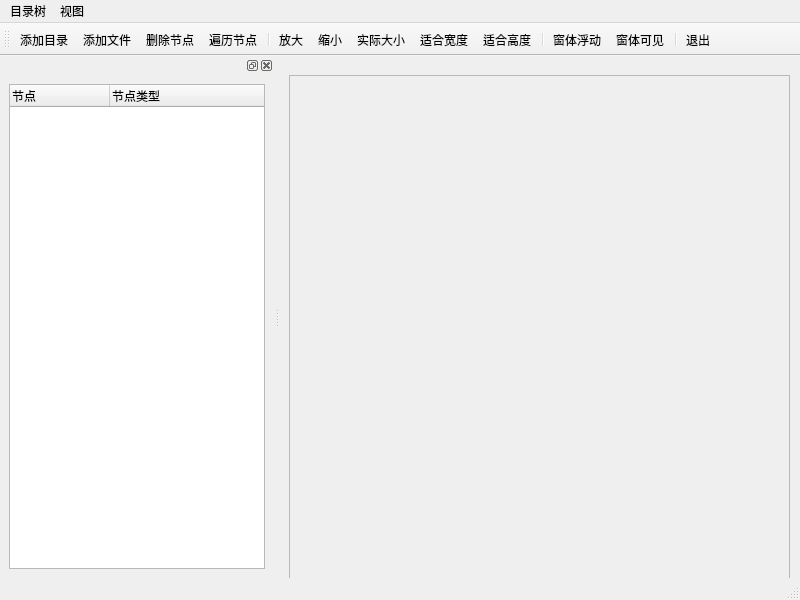
<?xml version="1.0" encoding="UTF-8"?>
<ui version="4.0">
 <class>MainWindow</class>
 <widget class="QMainWindow" name="MainWindow">
  <property name="geometry">
   <rect>
    <x>0</x>
    <y>0</y>
    <width>800</width>
    <height>600</height>
   </rect>
  </property>
  <property name="windowTitle">
   <string>MainWindow</string>
  </property>
  <widget class="QWidget" name="centralwidget">
   <widget class="QScrollArea" name="scrollArea">
    <property name="geometry">
     <rect>
      <x>9</x>
      <y>19</y>
      <width>501</width>
      <height>511</height>
     </rect>
    </property>
    <property name="widgetResizable">
     <bool>true</bool>
    </property>
    <widget class="QWidget" name="scrollAreaWidgetContents">
     <property name="geometry">
      <rect>
       <x>0</x>
       <y>0</y>
       <width>499</width>
       <height>509</height>
      </rect>
     </property>
     <layout class="QVBoxLayout" name="verticalLayout_2">
      <item>
       <widget class="QLabel" name="label">
        <property name="text">
         <string/>
        </property>
       </widget>
      </item>
     </layout>
    </widget>
   </widget>
  </widget>
  <widget class="QMenuBar" name="menubar">
   <property name="geometry">
    <rect>
     <x>0</x>
     <y>0</y>
     <width>800</width>
     <height>24</height>
    </rect>
   </property>
   <widget class="QMenu" name="menu">
    <property name="title">
     <string>目录树</string>
    </property>
   </widget>
   <widget class="QMenu" name="menu_2">
    <property name="title">
     <string>视图</string>
    </property>
   </widget>
   <addaction name="menu"/>
   <addaction name="menu_2"/>
  </widget>
  <widget class="QStatusBar" name="statusbar"/>
  <widget class="QToolBar" name="toolBar">
   <property name="windowTitle">
    <string>toolBar</string>
   </property>
   <attribute name="toolBarArea">
    <enum>TopToolBarArea</enum>
   </attribute>
   <attribute name="toolBarBreak">
    <bool>false</bool>
   </attribute>
   <addaction name="actionAddFolder"/>
   <addaction name="actionAddFiles"/>
   <addaction name="actionDeleteItem"/>
   <addaction name="actionScanItems"/>
   <addaction name="separator"/>
   <addaction name="actionZoomIn"/>
   <addaction name="actionZoomOut"/>
   <addaction name="actionZoomRealSize"/>
   <addaction name="actionFitWidth"/>
   <addaction name="actionFitHeight"/>
   <addaction name="separator"/>
   <addaction name="actionFloat"/>
   <addaction name="actionDockVisible"/>
   <addaction name="separator"/>
   <addaction name="actionExit"/>
  </widget>
  <widget class="QDockWidget" name="dockWidget">
   <property name="minimumSize">
    <size>
     <width>98</width>
     <height>120</height>
    </size>
   </property>
   <property name="allowedAreas">
    <set>Qt::LeftDockWidgetArea|Qt::RightDockWidgetArea</set>
   </property>
   <attribute name="dockWidgetArea">
    <number>1</number>
   </attribute>
   <widget class="QWidget" name="dockWidgetContents">
    <layout class="QVBoxLayout" name="verticalLayout">
     <item>
      <widget class="QTreeWidget" name="treeWidget">
       <column>
        <property name="text">
         <string>节点</string>
        </property>
       </column>
       <column>
        <property name="text">
         <string>节点类型</string>
        </property>
       </column>
      </widget>
     </item>
    </layout>
   </widget>
  </widget>
  <action name="actionAddFolder">
   <property name="text">
    <string>添加目录</string>
   </property>
   <property name="toolTip">
    <string>添加目录</string>
   </property>
   <property name="shortcut">
    <string>Ctrl+F</string>
   </property>
  </action>
  <action name="actionAddFiles">
   <property name="text">
    <string>添加文件</string>
   </property>
   <property name="toolTip">
    <string>添加文件</string>
   </property>
   <property name="shortcut">
    <string>Ctrl+N</string>
   </property>
  </action>
  <action name="actionZoomIn">
   <property name="text">
    <string>放大</string>
   </property>
   <property name="toolTip">
    <string>放大图片</string>
   </property>
   <property name="shortcut">
    <string>Ctrl+I</string>
   </property>
  </action>
  <action name="actionZoomOut">
   <property name="text">
    <string>缩小</string>
   </property>
   <property name="toolTip">
    <string>缩小图片</string>
   </property>
   <property name="shortcut">
    <string>Ctrl+O</string>
   </property>
  </action>
  <action name="actionZoomRealSize">
   <property name="text">
    <string>实际大小</string>
   </property>
   <property name="toolTip">
    <string>图片实际大小显示</string>
   </property>
  </action>
  <action name="actionFitWidth">
   <property name="text">
    <string>适合宽度</string>
   </property>
   <property name="toolTip">
    <string>适合宽度显示</string>
   </property>
  </action>
  <action name="actionFitHeight">
   <property name="text">
    <string>适合高度</string>
   </property>
   <property name="toolTip">
    <string>适合高度显示</string>
   </property>
  </action>
  <action name="actionDeleteItem">
   <property name="text">
    <string>删除节点</string>
   </property>
   <property name="toolTip">
    <string>删除节点</string>
   </property>
  </action>
  <action name="actionExit">
   <property name="text">
    <string>退出</string>
   </property>
   <property name="toolTip">
    <string>退出</string>
   </property>
  </action>
  <action name="actionScanItems">
   <property name="text">
    <string>遍历节点</string>
   </property>
   <property name="toolTip">
    <string>遍历节点</string>
   </property>
  </action>
  <action name="actionDockVisible">
   <property name="checkable">
    <bool>true</bool>
   </property>
   <property name="text">
    <string>窗体可见</string>
   </property>
   <property name="toolTip">
    <string>窗体可见</string>
   </property>
  </action>
  <action name="actionFloat">
   <property name="checkable">
    <bool>true</bool>
   </property>
   <property name="text">
    <string>窗体浮动</string>
   </property>
   <property name="toolTip">
    <string>窗体浮动</string>
   </property>
  </action>
 </widget>
 <resources/>
 <connections/>
</ui>
